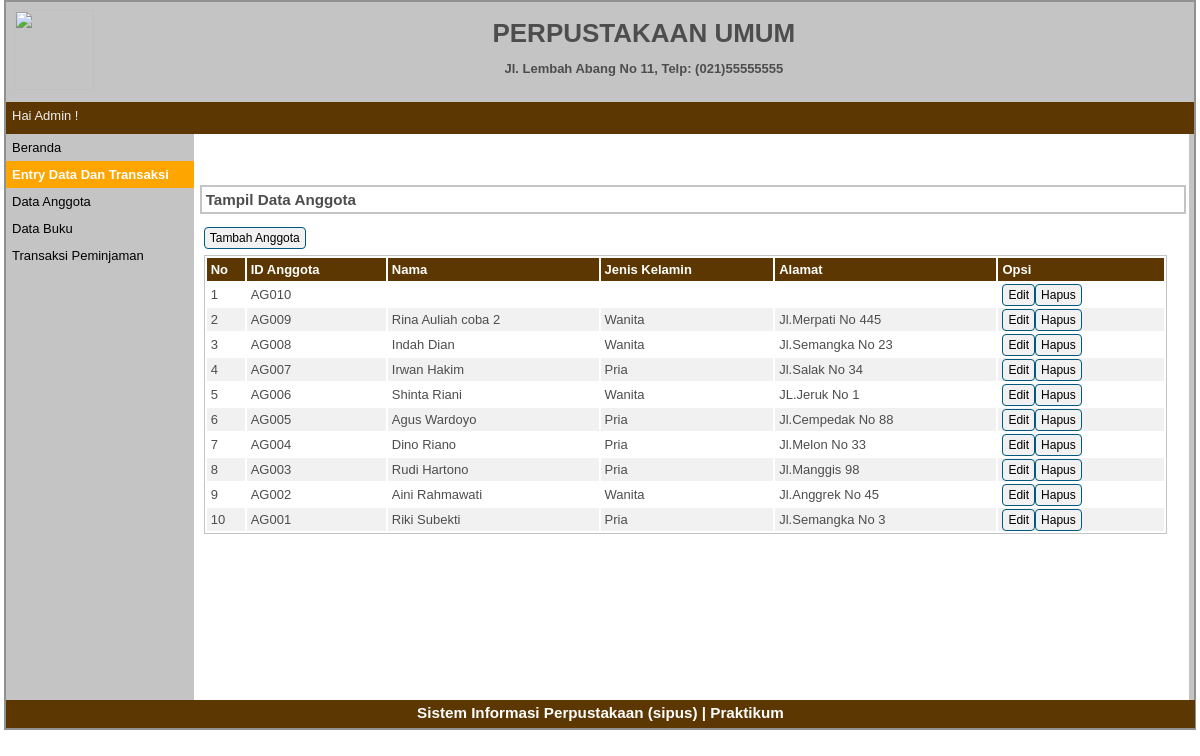
The page /index.php?p=anggota on the database its author committed.
### tables this page shows
CREATE TABLE `tbanggota` (
  `idanggota` varchar(5) NOT NULL,
  `nama` varchar(30) NOT NULL,
  `jeniskelamin` varchar(10) NOT NULL,
  `alamat` varchar(40) NOT NULL,
  `status` varchar(20) NOT NULL
);

### pages/anggota.php (the view)
<div id="label-page"><h3>Tampil Data Anggota</h3></div>
<div id="content">
	<p id="tombol-tambah-container"><a href="index.php?p=anggota-input" class="tombol">Tambah Anggota</a></p>
	<table id="tabel-tampil">
		<tr>
			<th id="label-tampil-no">No</td>
			<th>ID Anggota</th>
			<th>Nama</th>
			<th>Jenis Kelamin</th>
			<th>Alamat</th>
			<th id="label-opsi">Opsi</th>
		</tr>
		<?php
		$sql="SELECT * FROM tbanggota ORDER BY idanggota DESC";
		$q_tampil_anggota = mysqli_query($db, $sql);
		$nomor=1;
		while($r_tampil_anggota=mysqli_fetch_array($q_tampil_anggota)){
		?>
		<tr>
			<td><?php echo $nomor++; ?></td>
			<td><?php echo $r_tampil_anggota['idanggota']; ?></td>
			<td><?php echo $r_tampil_anggota['nama']; ?></td>
			<td><?php echo $r_tampil_anggota['jeniskelamin']; ?></td>
			<td><?php echo $r_tampil_anggota['alamat']; ?></td>
			<td>
				<div class="tombol-opsi-container"><a href="index.php?p=anggota-edit&id=<?php echo $r_tampil_anggota['idanggota'];?>" class="tombol">Edit</a></div>
				<div class="tombol-opsi-container"><a href="proses/anggota-hapus.php?id=<?php echo $r_tampil_anggota['idanggota']; ?>" class="tombol">Hapus</a></div>
			</td>
		</tr>
		<?php } ?>
	</table>
</div>

### index.php (shortened to what this page needs)
<!doctype html>
<html>
<head>
	<link rel="stylesheet" type="text/css" href="style.css">
</head>
<body >
	<div id="container">
		<div id="header">
			<div id="logo-perpustakaan-container">
				<image id="logo-perpustakaan" src="images/logo-perpustakaan3.png" border=0 style="border:0; text-decoration:none; outline:none">
			</div>
			<div id="nama-alamat-perpustakaan-container">
				<div class="nama-alamat-perpustakaan">
					<h1> PERPUSTAKAAN UMUM </h1>
				</div>
				<div class="nama-alamat-perpustakaan">
					<h4>Jl. Lembah Abang No 11, Telp: (021)55555555</h4>
				</div>
			</div>
		</div>
		<div id="header2">
			<div id="nama-user">Hai Admin !</div>
		</div>
		<div id="sidebar">
			<a href="index.php?p=beranda">Beranda</a>
			<p class="label-navigasi">Entry Data Dan Transaksi</p>
			<ul>
				<li><a href="index.php?p=anggota">Data Anggota</a></li>
				<li><a href="index.php?p=buku">Data Buku</a></li>
				<li><a href="index.php?p=transaksi-peminjaman">Transaksi Peminjaman</a></li>
			</ul>
		</div>
		<div id="content-container">
			    <div class="container">
		<div class="row"><br/><br/><br/>
		</div>
    </div>
		<?php
			$pages_dir='pages';
			if(!empty($_GET['p'])){
				$pages=scandir($pages_dir,0);
				unset($pages[0],$pages[1]);
				$p=$_GET['p'];
				if(in_array($p.'.php',$pages)){
					include($pages_dir.'/'.$p.'.php');
				}else{
					echo'Halaman Tidak Ditemukan';
				}
			}else{
				include($pages_dir.'/beranda.php');
			}
		?>
		</div>
		<div id="footer"><h3>Sistem Informasi Perpustakaan (sipus) | Praktikum </h3></div>
	</div>
</body>
</html>

### style.css (style rules this page uses)
* { margin:0px; padding:0px }
body { font-family:sans-serif; font-size:13px; color:#4D4D4D; }
#container { width:99%; margin:0px auto; border:2px solid #919191; background-color:#C4C4C4; }
#header { width:100%; height:100px; background-color:#C4C4C4; }
#logo-perpustakaan-container { float:left; width:6%; height:80%; padding:8px; }
#logo-perpustakaan { width:80px; height:80px; border:2px solid #FFFFFF; }
#nama-alamat-perpustakaan-container { float:left; width:90%; padding:10px; }
.nama-alamat-perpustakaan { float:left; width:100%; padding:6px; text-align:center; }
#header2 { width:100%; height:32px; background-color:#5C3701; color:#FFFFFF; }
#nama-user { float:left; color:#EEEEEE; padding:6px; }
#sidebar { float:left; width:15.8%; }
#sidebar ul { list-style:none; }
#sidebar a:link, #sidebar a:visited { color:black; text-decoration:none; display:block; padding:6px; }
.label-navigasi { background-color:orange; padding:6px; color:white; font-weight:bold; }
#content-container { float:left; width:83.8%; background-color:#FFFFFF; }
#footer { width:99.4%; height:20px; clear:both; text-align:center; padding:4px; background-color:#5C3701; color:#FFFFFF; }
#label-page { margin-top:6px; margin-bottom:6px; margin-left:6px; border:2px solid #C4C4C4; padding:4px; width:97.9%; }
#content { float:left; width:96.8%; min-height:454px; background-image : border:2px solid #C4C4C4; padding:10px; margin-bottom:6px; }
.tombol { border-radius:4px; font-size:12px; text-decoration:none; background-color:#F1F1F1; padding-top:3px; padding-bottom:3px; padding-left:5px; padding-right:5px; border:1px solid #01597E; color:black; }
#tombol-tambah-container { margin-bottom:10px; }
#tabel-tampil { border:1px solid #C4C4C4; width:100%; }
#tabel-tampil tr:nth-child(odd) { background-color:#F1F1F1; }
#tabel-tampil tr th { background-color:#5C3701; color:#FFFFFF; padding:4px; text-align:left; }
#tabel-tampil td { padding:4px; }
#label-tampil-no { width:30px; }
#label-opsi { width:158px; font-weight:bold; }
.tombol-opsi-container { float:left; }

### rows shown on the page
tbanggota: idanggota "AG010"
tbanggota: idanggota "AG009", nama "Rina Auliah coba 2", jeniskelamin "Wanita", alamat "Jl.Merpati No 445"
tbanggota: idanggota "AG008", nama "Indah Dian", jeniskelamin "Wanita", alamat "Jl.Semangka No 23"
tbanggota: idanggota "AG007", nama "Irwan Hakim", jeniskelamin "Pria", alamat "Jl.Salak No 34"
tbanggota: idanggota "AG006", nama "Shinta Riani", jeniskelamin "Wanita", alamat "JL.Jeruk No 1"
tbanggota: idanggota "AG005", nama "Agus Wardoyo", jeniskelamin "Pria", alamat "Jl.Cempedak No 88"
tbanggota: idanggota "AG004", nama "Dino Riano", jeniskelamin "Pria", alamat "Jl.Melon No 33"
tbanggota: idanggota "AG003", nama "Rudi Hartono", jeniskelamin "Pria", alamat "Jl.Manggis 98"
tbanggota: idanggota "AG002", nama "Aini Rahmawati", jeniskelamin "Wanita", alamat "Jl.Anggrek No 45"
tbanggota: idanggota "AG001", nama "Riki Subekti", jeniskelamin "Pria", alamat "Jl.Semangka No 3"
